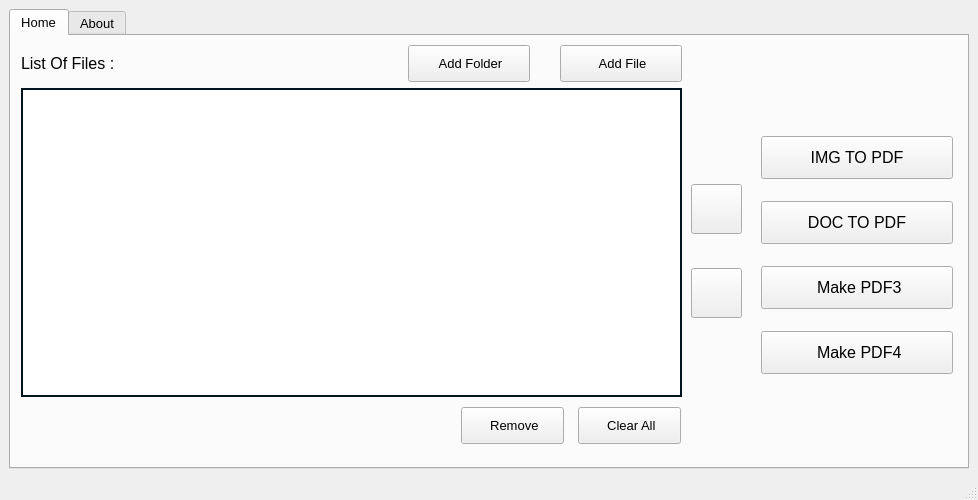
<?xml version="1.0" encoding="UTF-8"?>
<ui version="4.0">
 <class>MainWindow</class>
 <widget class="QMainWindow" name="MainWindow">
  <property name="geometry">
   <rect>
    <x>0</x>
    <y>0</y>
    <width>978</width>
    <height>500</height>
   </rect>
  </property>
  <property name="minimumSize">
   <size>
    <width>978</width>
    <height>500</height>
   </size>
  </property>
  <property name="maximumSize">
   <size>
    <width>978</width>
    <height>500</height>
   </size>
  </property>
  <property name="windowTitle">
   <string>File Format Converter</string>
  </property>
  <property name="windowIcon">
   <iconset>
    <normaloff>icons/main_icon.png</normaloff>icons/main_icon.png</iconset>
  </property>
  <widget class="QWidget" name="centralwidget">
   <layout class="QHBoxLayout" name="horizontalLayout_6">
    <item>
     <widget class="QTabWidget" name="tabWidget">
      <property name="maximumSize">
       <size>
        <width>963</width>
        <height>461</height>
       </size>
      </property>
      <property name="font">
       <font>
        <pointsize>10</pointsize>
       </font>
      </property>
      <property name="cursor">
       <cursorShape>ArrowCursor</cursorShape>
      </property>
      <property name="toolTip">
       <string/>
      </property>
      <property name="toolTipDuration">
       <number>291</number>
      </property>
      <property name="autoFillBackground">
       <bool>true</bool>
      </property>
      <property name="tabShape">
       <enum>QTabWidget::Rounded</enum>
      </property>
      <property name="currentIndex">
       <number>0</number>
      </property>
      <property name="iconSize">
       <size>
        <width>20</width>
        <height>22</height>
       </size>
      </property>
      <widget class="QWidget" name="tab">
       <attribute name="icon">
        <iconset>
         <normaloff>icons/top_menu_50px.png</normaloff>icons/top_menu_50px.png</iconset>
       </attribute>
       <attribute name="title">
        <string>Home</string>
       </attribute>
       <attribute name="toolTip">
        <string>Home</string>
       </attribute>
       <widget class="QWidget" name="layoutWidget">
        <property name="geometry">
         <rect>
          <x>680</x>
          <y>120</y>
          <width>51</width>
          <height>191</height>
         </rect>
        </property>
        <layout class="QVBoxLayout" name="verticalLayout" stretch="0,0">
         <property name="leftMargin">
          <number>0</number>
         </property>
         <property name="rightMargin">
          <number>0</number>
         </property>
         <item>
          <widget class="QPushButton" name="pushButton_up">
           <property name="maximumSize">
            <size>
             <width>57</width>
             <height>50</height>
            </size>
           </property>
           <property name="cursor">
            <cursorShape>PointingHandCursor</cursorShape>
           </property>
           <property name="toolTip">
            <string>Up</string>
           </property>
           <property name="styleSheet">
            <string notr="true">
QPushButton::hover{
	background-color: rgb(35,35,35);
};


background-color: rgb(3, 30, 35);
border-style: solid;
border-color: rgb(5,10,28);
border-width: 1px;
border-radius: 20px;</string>
           </property>
           <property name="text">
            <string/>
           </property>
           <property name="icon">
            <iconset>
             <normaloff>icons/collapse_arrow_50px.png</normaloff>icons/collapse_arrow_50px.png</iconset>
           </property>
           <property name="iconSize">
            <size>
             <width>30</width>
             <height>30</height>
            </size>
           </property>
          </widget>
         </item>
         <item>
          <widget class="QPushButton" name="pushButton_down">
           <property name="maximumSize">
            <size>
             <width>57</width>
             <height>50</height>
            </size>
           </property>
           <property name="cursor">
            <cursorShape>PointingHandCursor</cursorShape>
           </property>
           <property name="toolTip">
            <string>Down</string>
           </property>
           <property name="styleSheet">
            <string notr="true">
QPushButton::hover{
	background-color: rgb(35,35,35);
};


background-color: rgb(3, 30, 35);
border-style: solid;
border-color: rgb(5,10,28);
border-width: 1px;
border-radius: 20px;</string>
           </property>
           <property name="text">
            <string/>
           </property>
           <property name="icon">
            <iconset>
             <normaloff>icons/expand_arrow_50px.png</normaloff>icons/expand_arrow_50px.png</iconset>
           </property>
           <property name="iconSize">
            <size>
             <width>30</width>
             <height>30</height>
            </size>
           </property>
          </widget>
         </item>
        </layout>
       </widget>
       <widget class="QWidget" name="layoutWidget">
        <property name="geometry">
         <rect>
          <x>10</x>
          <y>0</y>
          <width>661</width>
          <height>361</height>
         </rect>
        </property>
        <layout class="QGridLayout" name="gridLayout">
         <property name="topMargin">
          <number>3</number>
         </property>
         <property name="bottomMargin">
          <number>0</number>
         </property>
         <property name="horizontalSpacing">
          <number>7</number>
         </property>
         <property name="verticalSpacing">
          <number>0</number>
         </property>
         <item row="0" column="0">
          <widget class="QLabel" name="label_8">
           <property name="styleSheet">
            <string notr="true"/>
           </property>
           <property name="text">
            <string>&lt;html&gt;&lt;head/&gt;&lt;body&gt;&lt;p&gt;&lt;span style=&quot; font-size:12pt;&quot;&gt;List Of Files :&lt;/span&gt;&lt;/p&gt;&lt;/body&gt;&lt;/html&gt;</string>
           </property>
          </widget>
         </item>
         <item row="0" column="1">
          <layout class="QHBoxLayout" name="horizontalLayout">
           <property name="spacing">
            <number>30</number>
           </property>
           <property name="leftMargin">
            <number>45</number>
           </property>
           <property name="topMargin">
            <number>6</number>
           </property>
           <property name="rightMargin">
            <number>0</number>
           </property>
           <property name="bottomMargin">
            <number>6</number>
           </property>
           <item>
            <widget class="QPushButton" name="pushButton">
             <property name="minimumSize">
              <size>
               <width>87</width>
               <height>37</height>
              </size>
             </property>
             <property name="maximumSize">
              <size>
               <width>122</width>
               <height>16777215</height>
              </size>
             </property>
             <property name="font">
              <font>
               <family>Arial</family>
               <pointsize>10</pointsize>
               <weight>50</weight>
               <bold>false</bold>
              </font>
             </property>
             <property name="cursor">
              <cursorShape>PointingHandCursor</cursorShape>
             </property>
             <property name="toolTip">
              <string>Add New Folder</string>
             </property>
             <property name="styleSheet">
              <string notr="true">

QPushButton::hover{
	
	background-color: rgb(13, 68, 92);
	border: 1px solid rgb(3,3,93);
	border-radius: 6px;
	
};


background-color: rgb(0, 35, 107);
border: 2px solid rgb(3,3,93);
border-radius: 6px;



</string>
             </property>
             <property name="text">
              <string> Add Folder</string>
             </property>
             <property name="icon">
              <iconset>
               <normaloff>icons/Add Folder_50px.png</normaloff>icons/Add Folder_50px.png</iconset>
             </property>
            </widget>
           </item>
           <item>
            <widget class="QPushButton" name="pushButton_add">
             <property name="minimumSize">
              <size>
               <width>80</width>
               <height>37</height>
              </size>
             </property>
             <property name="maximumSize">
              <size>
               <width>122</width>
               <height>16777215</height>
              </size>
             </property>
             <property name="font">
              <font>
               <family>Arial</family>
               <pointsize>10</pointsize>
               <weight>50</weight>
               <bold>false</bold>
              </font>
             </property>
             <property name="cursor">
              <cursorShape>PointingHandCursor</cursorShape>
             </property>
             <property name="toolTip">
              <string>Add New File</string>
             </property>
             <property name="styleSheet">
              <string notr="true">

QPushButton::hover{
	
	background-color: rgb(13, 68, 92);
	border: 1px solid rgb(3,3,93);
	border-radius: 6px;
	
};


background-color: rgb(0, 35, 107);
border: 2px solid rgb(3,3,93);
border-radius: 6px;



</string>
             </property>
             <property name="text">
              <string> Add File</string>
             </property>
             <property name="icon">
              <iconset>
               <normaloff>icons/plus_50px.png</normaloff>icons/plus_50px.png</iconset>
             </property>
            </widget>
           </item>
          </layout>
         </item>
         <item row="1" column="0" colspan="2">
          <widget class="QListWidget" name="listWidget">
           <property name="toolTip">
            <string>Items</string>
           </property>
           <property name="styleSheet">
            <string notr="true">border: 2px solid rgb(0,20,32);</string>
           </property>
          </widget>
         </item>
        </layout>
       </widget>
       <widget class="QWidget" name="layoutWidget">
        <property name="geometry">
         <rect>
          <x>430</x>
          <y>370</y>
          <width>260</width>
          <height>40</height>
         </rect>
        </property>
        <layout class="QHBoxLayout" name="horizontalLayout_7">
         <property name="spacing">
          <number>14</number>
         </property>
         <property name="leftMargin">
          <number>20</number>
         </property>
         <property name="rightMargin">
          <number>20</number>
         </property>
         <item>
          <widget class="QPushButton" name="pushButton_remove">
           <property name="minimumSize">
            <size>
             <width>103</width>
             <height>37</height>
            </size>
           </property>
           <property name="maximumSize">
            <size>
             <width>122</width>
             <height>16777215</height>
            </size>
           </property>
           <property name="font">
            <font>
             <family>Arial</family>
             <pointsize>10</pointsize>
             <weight>50</weight>
             <bold>false</bold>
            </font>
           </property>
           <property name="cursor">
            <cursorShape>PointingHandCursor</cursorShape>
           </property>
           <property name="toolTip">
            <string>Remove Selected</string>
           </property>
           <property name="styleSheet">
            <string notr="true">
QPushButton::hover{
	
	background-color: rgb(210,0,0);
	border-color: rgb(3,3,3);
	border-style: solid;
	border-width: 1px;
	border-radius:5px;

};


background-color: rgb(181, 0, 0);
border-color: rgb(5,5,5);
border-style: solid;
border-width: 1px;
border-radius:4px;

</string>
           </property>
           <property name="text">
            <string> Remove</string>
           </property>
           <property name="icon">
            <iconset>
             <normaloff>icons/minus_50px.png</normaloff>icons/minus_50px.png</iconset>
           </property>
          </widget>
         </item>
         <item>
          <widget class="QPushButton" name="pushButton_clear">
           <property name="minimumSize">
            <size>
             <width>103</width>
             <height>37</height>
            </size>
           </property>
           <property name="maximumSize">
            <size>
             <width>122</width>
             <height>16777215</height>
            </size>
           </property>
           <property name="font">
            <font>
             <family>Arial</family>
             <pointsize>10</pointsize>
             <weight>50</weight>
             <bold>false</bold>
            </font>
           </property>
           <property name="cursor">
            <cursorShape>PointingHandCursor</cursorShape>
           </property>
           <property name="toolTip">
            <string>Clear All</string>
           </property>
           <property name="styleSheet">
            <string notr="true">
QPushButton::hover{
	
	background-color: rgb(200,0,0);
	border-color: rgb(3,3,3);
	border-style: solid;
	border-width: 1px;
	border-radius:5px;

};


background-color: rgb(181, 0, 0);
border-color: rgb(5,5,5);
border-style: solid;
border-width: 1px;
border-radius:4px;

</string>
           </property>
           <property name="text">
            <string> Clear All</string>
           </property>
           <property name="icon">
            <iconset>
             <normaloff>icons/clear_symbol_50px.png</normaloff>icons/clear_symbol_50px.png</iconset>
           </property>
          </widget>
         </item>
        </layout>
       </widget>
       <widget class="QWidget" name="layoutWidget">
        <property name="geometry">
         <rect>
          <x>750</x>
          <y>90</y>
          <width>192</width>
          <height>261</height>
         </rect>
        </property>
        <layout class="QVBoxLayout" name="verticalLayout_2">
         <property name="spacing">
          <number>12</number>
         </property>
         <item>
          <widget class="QPushButton" name="pushButton_make_pdf">
           <property name="minimumSize">
            <size>
             <width>190</width>
             <height>43</height>
            </size>
           </property>
           <property name="maximumSize">
            <size>
             <width>200</width>
             <height>16777215</height>
            </size>
           </property>
           <property name="font">
            <font>
             <family>MS Sans Serif</family>
             <pointsize>12</pointsize>
            </font>
           </property>
           <property name="styleSheet">
            <string notr="true">
QPushButton::hover{
	
	background-color: rgb(39, 55, 94);
};



background-color: rgb(19, 45, 84);
border-color: rgb(1, 1, 1);
border-style: solid;
border-width: 1px;
border-radius:5px;
</string>
           </property>
           <property name="text">
            <string>IMG TO PDF</string>
           </property>
           <property name="icon">
            <iconset>
             <normaloff>icons/export_pdf_50px.png</normaloff>icons/export_pdf_50px.png</iconset>
           </property>
          </widget>
         </item>
         <item>
          <widget class="QPushButton" name="pushButton_make_pdf_2">
           <property name="minimumSize">
            <size>
             <width>190</width>
             <height>43</height>
            </size>
           </property>
           <property name="maximumSize">
            <size>
             <width>200</width>
             <height>16777215</height>
            </size>
           </property>
           <property name="font">
            <font>
             <family>MS Sans Serif</family>
             <pointsize>12</pointsize>
            </font>
           </property>
           <property name="styleSheet">
            <string notr="true">
QPushButton::hover{
	
	background-color: rgb(39, 55, 94);
};



background-color: rgb(19, 45, 84);
border-color: rgb(1, 1, 1);
border-style: solid;
border-width: 1px;
border-radius:5px;
</string>
           </property>
           <property name="text">
            <string>DOC TO PDF</string>
           </property>
           <property name="icon">
            <iconset>
             <normaloff>icons/export_pdf_50px.png</normaloff>icons/export_pdf_50px.png</iconset>
           </property>
          </widget>
         </item>
         <item>
          <widget class="QPushButton" name="pushButton_make_pdf_3">
           <property name="minimumSize">
            <size>
             <width>190</width>
             <height>43</height>
            </size>
           </property>
           <property name="maximumSize">
            <size>
             <width>200</width>
             <height>16777215</height>
            </size>
           </property>
           <property name="font">
            <font>
             <family>MS Sans Serif</family>
             <pointsize>12</pointsize>
            </font>
           </property>
           <property name="styleSheet">
            <string notr="true">
QPushButton::hover{
	
	background-color: rgb(39, 55, 94);
};



background-color: rgb(19, 45, 84);
border-color: rgb(1, 1, 1);
border-style: solid;
border-width: 1px;
border-radius:5px;
</string>
           </property>
           <property name="text">
            <string> Make PDF3</string>
           </property>
           <property name="icon">
            <iconset>
             <normaloff>icons/export_pdf_50px.png</normaloff>icons/export_pdf_50px.png</iconset>
           </property>
          </widget>
         </item>
         <item>
          <widget class="QPushButton" name="pushButton_make_pdf_4">
           <property name="minimumSize">
            <size>
             <width>190</width>
             <height>43</height>
            </size>
           </property>
           <property name="maximumSize">
            <size>
             <width>200</width>
             <height>16777215</height>
            </size>
           </property>
           <property name="font">
            <font>
             <family>MS Sans Serif</family>
             <pointsize>12</pointsize>
            </font>
           </property>
           <property name="styleSheet">
            <string notr="true">
QPushButton::hover{
	
	background-color: rgb(39, 55, 94);
};



background-color: rgb(19, 45, 84);
border-color: rgb(1, 1, 1);
border-style: solid;
border-width: 1px;
border-radius:5px;
</string>
           </property>
           <property name="text">
            <string> Make PDF4</string>
           </property>
           <property name="icon">
            <iconset>
             <normaloff>icons/export_pdf_50px.png</normaloff>icons/export_pdf_50px.png</iconset>
           </property>
          </widget>
         </item>
        </layout>
       </widget>
      </widget>
      <widget class="QWidget" name="tab_2">
       <attribute name="icon">
        <iconset>
         <normaloff>icons/info_50px.png</normaloff>icons/info_50px.png</iconset>
       </attribute>
       <attribute name="title">
        <string>About</string>
       </attribute>
       <attribute name="toolTip">
        <string>About</string>
       </attribute>
       <layout class="QGridLayout" name="gridLayout_2">
        <item row="0" column="0">
         <layout class="QHBoxLayout" name="horizontalLayout_2">
          <item>
           <widget class="QLabel" name="label">
            <property name="text">
             <string>&lt;html&gt;&lt;head/&gt;&lt;body&gt;&lt;p&gt;&lt;strong&gt;Developers:&lt;/strong&gt;&lt;/p&gt;&lt;/body&gt;&lt;/html&gt;</string>
            </property>
           </widget>
          </item>
          <item>
           <widget class="QLabel" name="label_2">
            <property name="text">
             <string>&lt;html&gt;&lt;head/&gt;&lt;body&gt;&lt;p&gt;&lt;span style=&quot; font-size:9pt;&quot;&gt;Rohan Godbole, Ashish Moghe, Chinmay Puranik, Soham Pathre&lt;/span&gt;&lt;/p&gt;&lt;/body&gt;&lt;/html&gt;</string>
            </property>
           </widget>
          </item>
         </layout>
        </item>
        <item row="3" column="0">
         <layout class="QHBoxLayout" name="horizontalLayout_5">
          <item>
           <widget class="QLabel" name="label_7">
            <property name="text">
             <string>&lt;html&gt;&lt;head/&gt;&lt;body&gt;&lt;p&gt;&lt;span style=&quot; font-weight:600;&quot;&gt;Icons Credit:&lt;/span&gt;&lt;/p&gt;&lt;/body&gt;&lt;/html&gt;</string>
            </property>
           </widget>
          </item>
          <item>
           <widget class="QLabel" name="label_9">
            <property name="text">
             <string>&lt;html&gt;&lt;head/&gt;&lt;body&gt;&lt;p&gt;&lt;a href=&quot;https://icons8.com&quot;&gt;&lt;span style=&quot; font-size:9pt; text-decoration: underline; color:#0055ff;&quot;&gt;Icons8.com&lt;/span&gt;&lt;/a&gt;&lt;/p&gt;&lt;/body&gt;&lt;/html&gt;</string>
            </property>
            <property name="openExternalLinks">
             <bool>true</bool>
            </property>
           </widget>
          </item>
         </layout>
        </item>
        <item row="1" column="0">
         <layout class="QHBoxLayout" name="horizontalLayout_3">
          <item>
           <widget class="QLabel" name="label_5">
            <property name="minimumSize">
             <size>
              <width>81</width>
              <height>16</height>
             </size>
            </property>
            <property name="text">
             <string>&lt;html&gt;&lt;head/&gt;&lt;body&gt;&lt;p&gt;&lt;span style=&quot; font-weight:600;&quot;&gt;Contact Info:&lt;/span&gt;&lt;/p&gt;&lt;/body&gt;&lt;/html&gt;</string>
            </property>
           </widget>
          </item>
          <item>
           <widget class="QLabel" name="label_6">
            <property name="minimumSize">
             <size>
              <width>191</width>
              <height>16</height>
             </size>
            </property>
            <property name="text">
             <string>&lt;html&gt;&lt;head/&gt;&lt;body&gt;&lt;p&gt;&lt;span style=&quot; font-size:9pt;&quot;&gt;&amp;lt;emails&amp;gt;&lt;/span&gt;&lt;/p&gt;&lt;/body&gt;&lt;/html&gt;</string>
            </property>
           </widget>
          </item>
         </layout>
        </item>
        <item row="2" column="0">
         <layout class="QHBoxLayout" name="horizontalLayout_4">
          <property name="spacing">
           <number>283</number>
          </property>
          <item>
           <widget class="QLabel" name="label_4">
            <property name="minimumSize">
             <size>
              <width>81</width>
              <height>0</height>
             </size>
            </property>
            <property name="maximumSize">
             <size>
              <width>188</width>
              <height>20</height>
             </size>
            </property>
            <property name="text">
             <string>&lt;html&gt;&lt;head/&gt;&lt;body&gt;&lt;p&gt;&lt;span style=&quot; font-weight:600;&quot;&gt;Technologies Used:&lt;/span&gt;&lt;/p&gt;&lt;/body&gt;&lt;/html&gt;</string>
            </property>
           </widget>
          </item>
          <item>
           <widget class="QLabel" name="label_3">
            <property name="minimumSize">
             <size>
              <width>191</width>
              <height>0</height>
             </size>
            </property>
            <property name="text">
             <string>&lt;html&gt;&lt;head/&gt;&lt;body&gt;&lt;p&gt;&lt;span style=&quot; font-size:9pt;&quot;&gt;Python 3.10, PyQt5, PILLOW (PIL).&lt;/span&gt;&lt;/p&gt;&lt;/body&gt;&lt;/html&gt;</string>
            </property>
           </widget>
          </item>
         </layout>
        </item>
        <item row="4" column="0">
         <widget class="QTextBrowser" name="textBrowser">
          <property name="html">
           <string>&lt;!DOCTYPE HTML PUBLIC &quot;-//W3C//DTD HTML 4.0//EN&quot; &quot;http://www.w3.org/TR/REC-html40/strict.dtd&quot;&gt;
&lt;html&gt;&lt;head&gt;&lt;meta name=&quot;qrichtext&quot; content=&quot;1&quot; /&gt;&lt;style type=&quot;text/css&quot;&gt;
p, li { white-space: pre-wrap; }
&lt;/style&gt;&lt;/head&gt;&lt;body style=&quot; font-family:'MS Shell Dlg 2'; font-size:10pt; font-weight:400; font-style:normal;&quot;&gt;
&lt;p align=&quot;center&quot; style=&quot; margin-top:0px; margin-bottom:0px; margin-left:0px; margin-right:0px; -qt-block-indent:0; text-indent:0px;&quot;&gt;&lt;span style=&quot; font-size:14pt;&quot;&gt;License&lt;/span&gt;&lt;/p&gt;
&lt;p align=&quot;center&quot; style=&quot; margin-top:0px; margin-bottom:0px; margin-left:0px; margin-right:0px; -qt-block-indent:0; text-indent:0px;&quot;&gt;Copyright (c) 2022&lt;/p&gt;
&lt;p style=&quot;-qt-paragraph-type:empty; margin-top:0px; margin-bottom:0px; margin-left:0px; margin-right:0px; -qt-block-indent:0; text-indent:0px; font-size:8.25pt;&quot;&gt;&lt;br /&gt;&lt;/p&gt;
&lt;p style=&quot; margin-top:0px; margin-bottom:0px; margin-left:0px; margin-right:0px; -qt-block-indent:0; text-indent:0px;&quot;&gt;&lt;span style=&quot; font-size:9pt;&quot;&gt;Permission is hereby granted, free of charge, to any person obtaining a copy of this software and associated documentation files (the &amp;quot;Software&amp;quot;), to deal in the Software without restriction, including without limitation the rights to use, copy, modify, merge, publish, distribute, sublicense, and/or sell copies of the Software, and to permit persons to whom the Software is furnished to do so, subject to the following conditions:&lt;/span&gt;&lt;/p&gt;
&lt;p style=&quot;-qt-paragraph-type:empty; margin-top:0px; margin-bottom:0px; margin-left:0px; margin-right:0px; -qt-block-indent:0; text-indent:0px; font-size:9pt;&quot;&gt;&lt;br /&gt;&lt;/p&gt;
&lt;p style=&quot; margin-top:0px; margin-bottom:0px; margin-left:0px; margin-right:0px; -qt-block-indent:0; text-indent:0px;&quot;&gt;&lt;span style=&quot; font-size:9pt;&quot;&gt;The above copyright notice and this permission notice shall be included in all&lt;/span&gt;&lt;/p&gt;
&lt;p style=&quot; margin-top:0px; margin-bottom:0px; margin-left:0px; margin-right:0px; -qt-block-indent:0; text-indent:0px;&quot;&gt;&lt;span style=&quot; font-size:9pt;&quot;&gt;copies or substantial portions of the Software.&lt;/span&gt;&lt;/p&gt;
&lt;p style=&quot;-qt-paragraph-type:empty; margin-top:0px; margin-bottom:0px; margin-left:0px; margin-right:0px; -qt-block-indent:0; text-indent:0px; font-size:9pt;&quot;&gt;&lt;br /&gt;&lt;/p&gt;
&lt;p style=&quot; margin-top:0px; margin-bottom:0px; margin-left:0px; margin-right:0px; -qt-block-indent:0; text-indent:0px;&quot;&gt;&lt;span style=&quot; font-size:9pt;&quot;&gt;THE SOFTWARE IS PROVIDED &amp;quot;AS IS&amp;quot;, WITHOUT WARRANTY OF ANY KIND, EXPRESS OR IMPLIED, INCLUDING BUT NOT LIMITED TO THE WARRANTIES OF MERCHANTABILITY, FITNESS FOR A PARTICULAR PURPOSE AND NONINFRINGEMENT. IN NO EVENT SHALL THE AUTHORS OR COPYRIGHT HOLDERS BE LIABLE FOR ANY CLAIM, DAMAGES OR OTHER LIABILITY, WHETHER IN AN ACTION OF CONTRACT, TORT OR OTHERWISE, ARISING FROM, OUT OF OR IN CONNECTION WITH THE SOFTWARE OR THE USE OR OTHER DEALINGS IN THE SOFTWARE.&lt;/span&gt;&lt;/p&gt;&lt;/body&gt;&lt;/html&gt;</string>
          </property>
         </widget>
        </item>
       </layout>
      </widget>
     </widget>
    </item>
   </layout>
  </widget>
  <widget class="QStatusBar" name="statusbar"/>
 </widget>
 <resources/>
 <connections/>
</ui>
